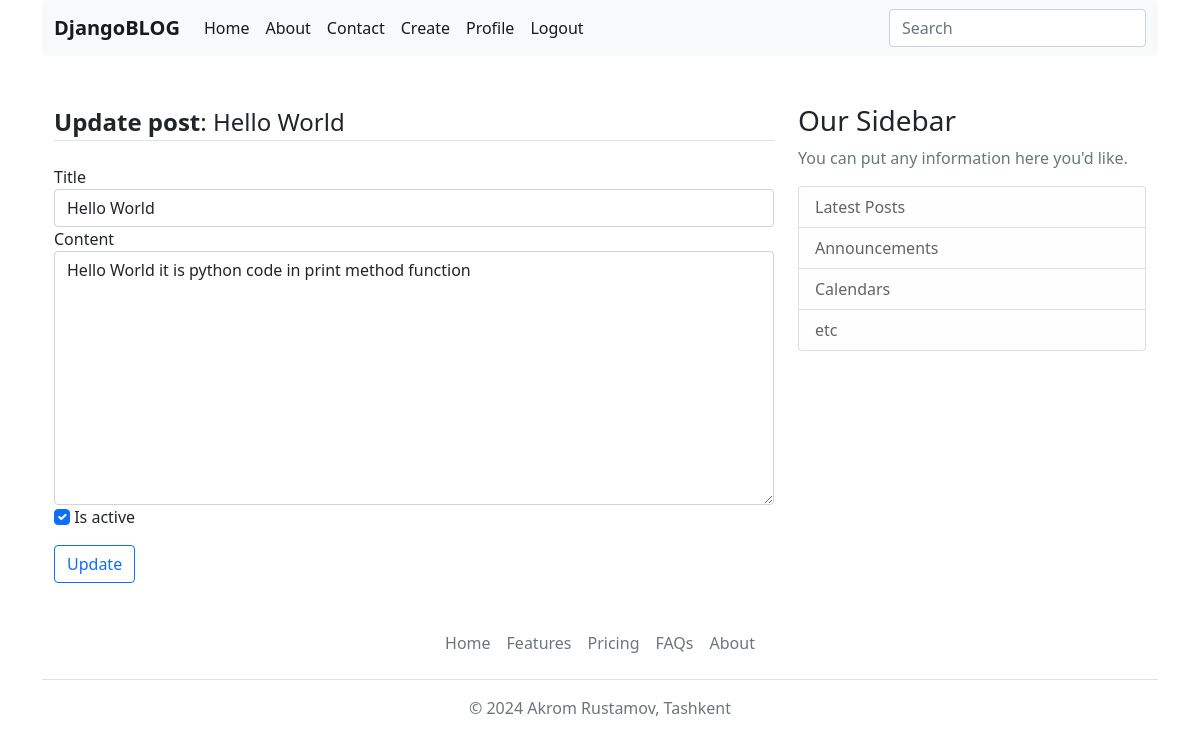
Before: /post/update/hello-world (signed in) with the older database file.
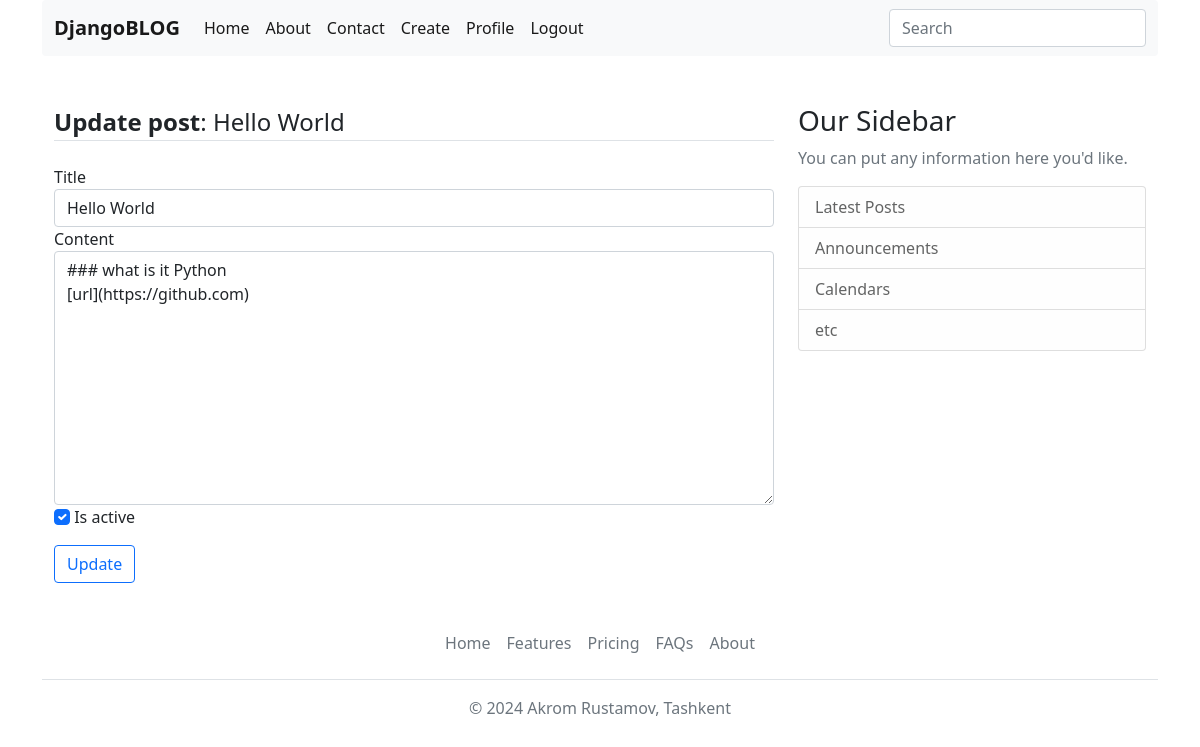
After: the same page with the newer database file.
### apps/blog/models.py (models this page shows, shortened)
class Post(TimestempedAbstractModel):
    title = models.CharField(max_length=120)
    slug = models.SlugField(max_length=255, unique=True, db_index=True)
    content = models.TextField()
    publisher_at = models.DateField()
    is_active = models.BooleanField(default=False)
    author = models.ForeignKey("User", models.CASCADE, "posts")

### apps/blog/views.py (the view, shortened to what this page needs)
# urls.py: path("post/update/<slug:slug>", views.PostUpdateView.as_view(), name="post_update"),
class PostUpdateView(LoginRequiredMixin, View):
    template_name = "blog/post_update.html"
    def get(self, request, slug):
        post = get_object_or_404(Post, slug=slug)
        form = PostUpdateForm(instance=post)
        return render(request, "blog/post_update.html", {"form": form, "post": post})

### apps/blog/forms.py
class PostUpdateForm(forms.ModelForm):
    class Meta:
        model = Post
        fields = ("title", "content", "is_active")
        widgets = {
            "title": forms.TextInput(
                attrs={
                    "name": "title",
                    "class": "form-control",
                    "placeholder": "Title...."
                },
            ),
            "content": forms.Textarea(
                attrs={
                    "name": "content",
                    "cols": "40",
                    "rows": "10",
                    "class": "form-control",
                    "placeholder": "Content...."
                },
            ),
            "is_active": forms.CheckboxInput(
                attrs={
                    "name": "is_active",
                    "class": "form-check-input"
                }
            )
        }

### templates/blog/post_update.html (shortened to what this page needs)
{% extends 'base.html' %}
{% load static %}
{% block content %}
<main role="main" class="container">
  <div class="row">
    <div class="col-md-8">
      <form action="{% url 'post_update' post.slug %}" method="post">
        <fieldset class="form-group">
          <legend class="border-bottom mb-4"><b>Update post</b>: {{ post.title}}</legend>
          <div class="form-group">
            <label for="title">Title</label>
            {{ form.title }}
          </div>
          <div class="form-group">
            <label for="content">Content</label>
            {{ form.content }}
          </div>
          <div>
            {{ form.is_active }}
            Is active
          </div>
        </fieldset>
        <div class="mt-3">
          <button type="submit" class="btn btn-outline-primary">Update</button>
        </div>
      </form>
    </div>
    {% include 'components/latest_posts.html' %}
  </div>
</main>
{% endblock %}

Changed rows visible on the page:
changed Post "Hello World": content "Hello World it is python code in print method function" → "### what is it Python [url](https://github.com)"
